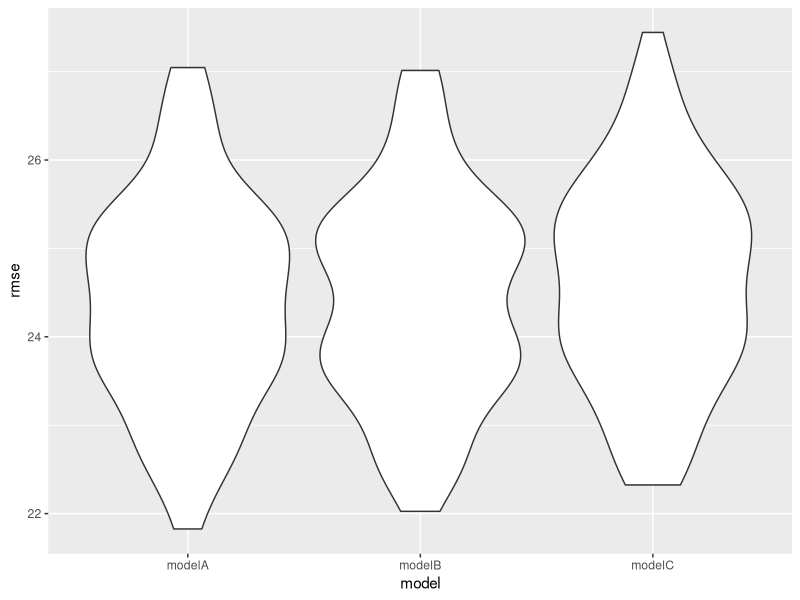
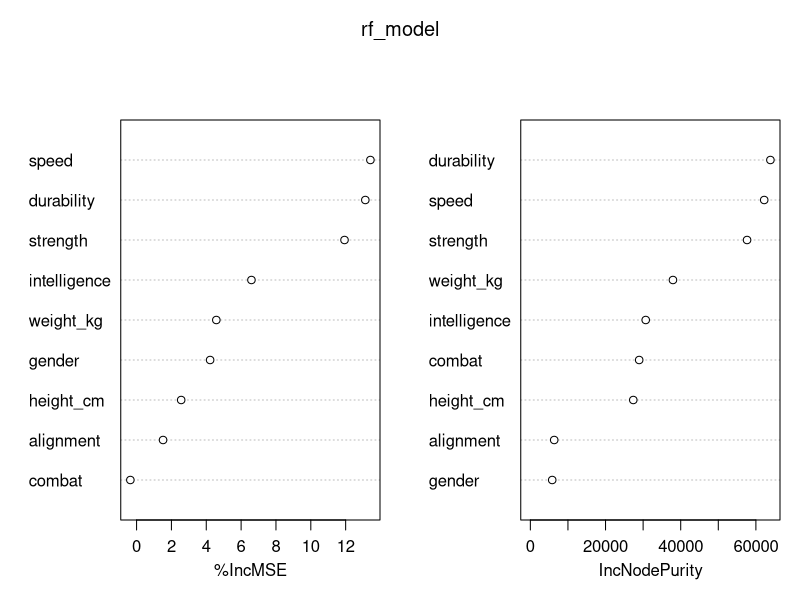
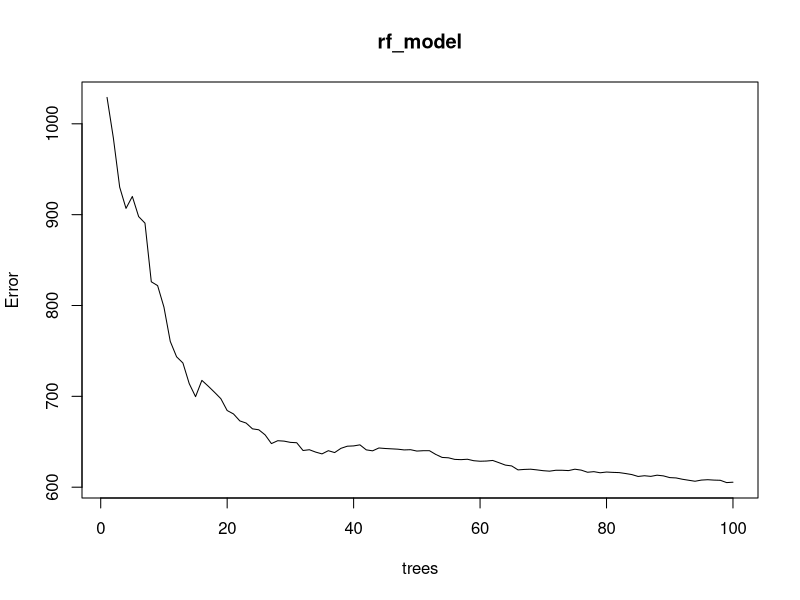

Recreate these plots in R, in order.
## ---- chunk 1
library(tidyverse)
library(modelr)
library(mice)
library(mgcv)
library(randomForest)
library(readr)
library(dplyr) 
library(patchwork)
library(car)
set.seed(1)
## ---- chunk 2
superheros <- read_csv("./data/superheroes.csv")

superheros_clean1 <- superheros %>% 
  filter(complete.cases(intelligence, strength, speed, durability, combat, height_cm, weight_kg, gender, alignment, power))

superheros_clean1$gender <- as.factor(superheros_clean1$gender)
superheros_clean1$alignment <- as.factor(superheros_clean1$alignment)


# we first do univariate analysis to find variables that significantly associate with the power with p value < 0.05
univariate_analysis = function(var, var_name){
  model = summary(lm(power ~ var, data = superheros_clean1))
  
  p_value = model$coefficients[2, 4]
  
  return(data.frame(variable = var_name, p_value = p_value))
}

results = rbind(
  univariate_analysis(superheros_clean1$intelligence, "Intelligence"),
  univariate_analysis(superheros_clean1$strength, "Strength"),
  univariate_analysis(superheros_clean1$speed, "Speed"),
  univariate_analysis(superheros_clean1$durability, "Durability"),
  univariate_analysis(superheros_clean1$combat, "Combat"),
  univariate_analysis(superheros_clean1$height_cm, "Height"),
  univariate_analysis(superheros_clean1$weight_kg, "Weight"),
  univariate_analysis(superheros_clean1$gender, "Gender"),
  univariate_analysis(superheros_clean1$alignment, "Alignment")
)

results$p_value <- round(results$p_value, 4)

library(knitr)
kable(results, col.names = c("Variable", "P-Value"), digits = 4, align = "c")
## ---- chunk 3
sig_model = lm(power ~ intelligence + strength + speed + durability + weight_kg, data = superheros_clean1) 

sig_model %>% 
  broom::tidy() %>% 
  dplyr::select(term, estimate, p.value) %>% 
  knitr::kable(digits = 4)

# Intelligence, strength, speed, durability, speed, weight are significant predictors 
## ---- chunk 4
# Next, these significant predictors are included in the model to perform forward, backward, and stepwise model selection. 

library(MASS)
full_model <- lm(power ~ intelligence + strength + speed + durability + weight_kg, data = superheros_clean1)
null_model <- lm(power ~ 1, data = superheros_clean1) # Null model (intercept only)

# Perform forward selection
forward_model <- stepAIC(null_model, scope = list(lower = null_model, upper = full_model), direction = "forward", trace = 0)


# Perform backward selection
backward_model <- stepAIC(full_model, direction = "backward", trace = 0)


# Perform stepwise selection
stepwise_model <- stepAIC(null_model, scope = list(lower = null_model, upper = full_model), direction = "both",trace = 0)

## ---- chunk 5
# After having forward/backward/stepwise model selection, durability, speed, intelligence, and strength are left in the model, and only durability, speed, intelligence are significant. 

lm_modelA <- lm(power ~ intelligence + speed + durability, data = superheros_clean1) %>% 
  broom::tidy() %>% 
  dplyr::select(term, estimate, p.value) 
## ---- chunk 6
lm_modelB <- lm(power ~ intelligence + strength + speed + durability, data = superheros_clean1) %>% 
  broom::tidy() %>% 
  dplyr::select(term, estimate, p.value) 
## ---- chunk 7
lm_modelC <- lm(power ~ intelligence + strength + speed + durability + combat + height_cm + weight_kg + alignment + gender, data = superheros_clean1) %>% 
  broom::tidy() %>% 
  dplyr::select(term, estimate, p.value)
## ---- chunk 8
cv_df =
  crossv_mc(superheros_clean1, 100) |> 
  mutate(
    train = map(train, as_tibble),
    test = map(test, as_tibble))

cv_df = 
  cv_df |> 
  mutate(
    lm_modelA  = map(train, \(df) lm(power ~ intelligence + speed + durability, data = df)),
    lm_modelB = map(train, \(df) lm(power ~ intelligence + strength + speed + durability, data = df)),
    lm_modelC = map(train, \(df) lm(power ~ intelligence + strength + speed + durability + combat + height_cm + weight_kg + alignment, data = df))) %>%  
  mutate(
    rmse_modelA = map2_dbl(lm_modelA, test, \(mod, df) rmse(model = mod, data = df)),
    rmse_modelB = map2_dbl(lm_modelB, test, \(mod, df) rmse(model = mod, data = df)),
    rmse_modelC = map2_dbl(lm_modelC, test, \(mod, df) rmse(model = mod, data = df)))

cv_df |> 
  dplyr::select(starts_with("rmse")) |> 
  pivot_longer(
    everything(),
    names_to = "model", 
    values_to = "rmse",
    names_prefix = "rmse_") |> 
  mutate(model = fct_inorder(model)) |> 
  ggplot(aes(x = model, y = rmse)) + geom_violin()

## ---- chunk 9
rf_model <- randomForest(power ~ combat + strength + speed + durability + intelligence + height_cm + weight_kg + gender + alignment, data = superheros_clean1, mtry = 3, ntree = 100, importance = TRUE)

print(rf_model)
## ---- chunk 10
importance <- importance(rf_model)
varImpPlot(rf_model)
plot(rf_model)
## ---- chunk 11
lm_modelB <- lm(power ~ intelligence + strength + speed + durability, data = superheros_clean1) %>% 
  broom::tidy() %>% 
  dplyr::select(term, estimate, p.value) 

kable(lm_modelB, digits = 4)
